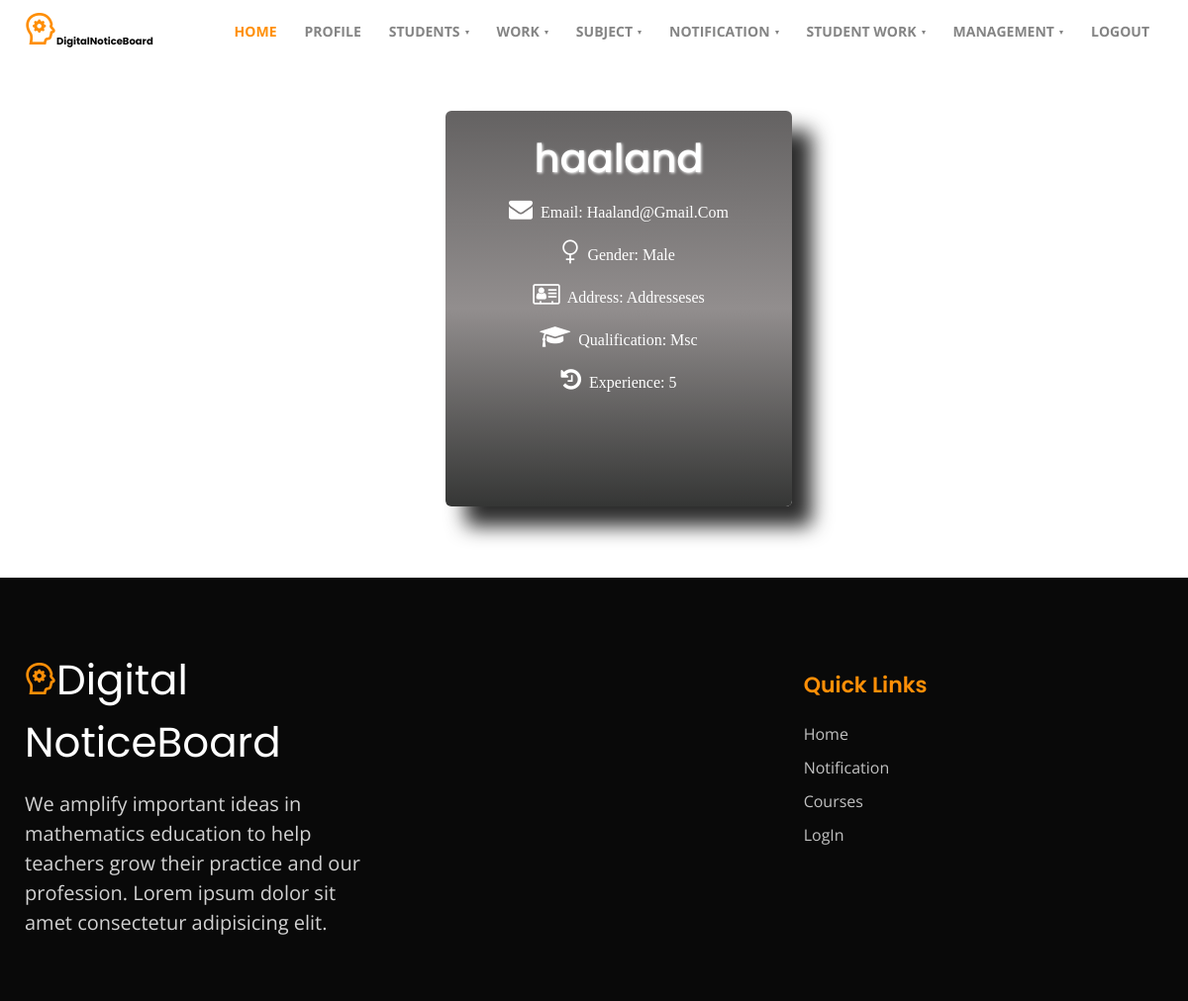
/view_profile_staff (signed in), run on the app's committed database.
### Authentication/models.py (models this page shows)
class Register(AbstractUser):
    name = models.CharField(max_length=50,default='')
    contact = models.IntegerField(null=True)
    address = models.CharField(max_length=50,default='')
    gender = models.CharField(max_length=50,default='')
    experience = models.CharField(max_length=50,default='')
    qualification = models.CharField(max_length=50,default='')
    usertype = models.IntegerField(null=True)
    department = models.ForeignKey(Departments,on_delete=models.CASCADE,null=True)
    semester = models.ForeignKey(Semesters,on_delete=models.CASCADE,null=True)
    batch = models.CharField(max_length=50,default='')
    dob = models.CharField(max_length=50,default='')
    status = models.IntegerField(default=0)
    examstatus = models.IntegerField(default=0)
    regno = models.IntegerField(null=True,unique=True)
    class Meta:
        unique_together = ('username', 'regno')

### Authentication/views.py (the view)
# urls.py: path('view_profile_staff',views.staff_profile_view),
@login_required(login_url='/login')
def staff_profile_view(request):
    a = Register.objects.filter(id=request.user.id)
    return render(request,'view_profile_staff.html',{'a':a})

### Authentication/templates/view_profile_staff.html (shortened to what this page needs)
{% extends 'layout.html' %}
{% block content %}
<!DOCTYPE html>
<html>
<head>
    <link rel="stylesheet" href="https://cdnjs.cloudflare.com/ajax/libs/font-awesome/4.7.0/css/font-awesome.min.css">
</head>
<body>
    {% for i in a %}
    <div class="card1"><br>
        <h1>{{i.name}}</h1>
        <p class="title"><i class="fa fa-envelope" style="font-size:24px"></i> Email: {{i.email}}</p>
        <p class="title"><i class="fa fa-venus" style="font-size:24px"></i> Gender: {{i.gender}}</p>
        <p class="title"><i class="fa fa-address-card-o" style="font-size:24px"></i> Address: {{i.address}}</p>
        <p class="title"><i class="fa fa-graduation-cap" style="font-size:24px"></i> Qualification: {{i.qualification}}</p>
        <p class="title"><i class="fa fa-history" style="font-size:24px"></i> Experience: {{i.experience}}</p><br>
    </div><br><br><br>
    {% endfor %}
</body>
</html>
{% endblock %}

### Authentication/templates/view_profile_staff.html (style rules this page uses)
.card1 { box-shadow: 20px 20px 20px rgb(44, 44, 44); margin-top: 50px; margin-left: 450px; max-width: 350px; height: 400px; text-align: center; font-family: serif; border-radius: 6px; background-image: linear-gradient( rgb(100, 98, 98) , rgb(146, 142, 142), rgb(53, 54, 53)); }
h1 { text-shadow: 1px 1px 3px; color: white; }
.title { color: white; padding-top: 15px; text-transform: capitalize; }
.title i { margin-right: 4px; font-size: 24px; }

### data on the page
Register: name "haaland", email "Haaland@gmail.com", gender "Male", address "Addresseses", qualification "Msc", experience "5"
